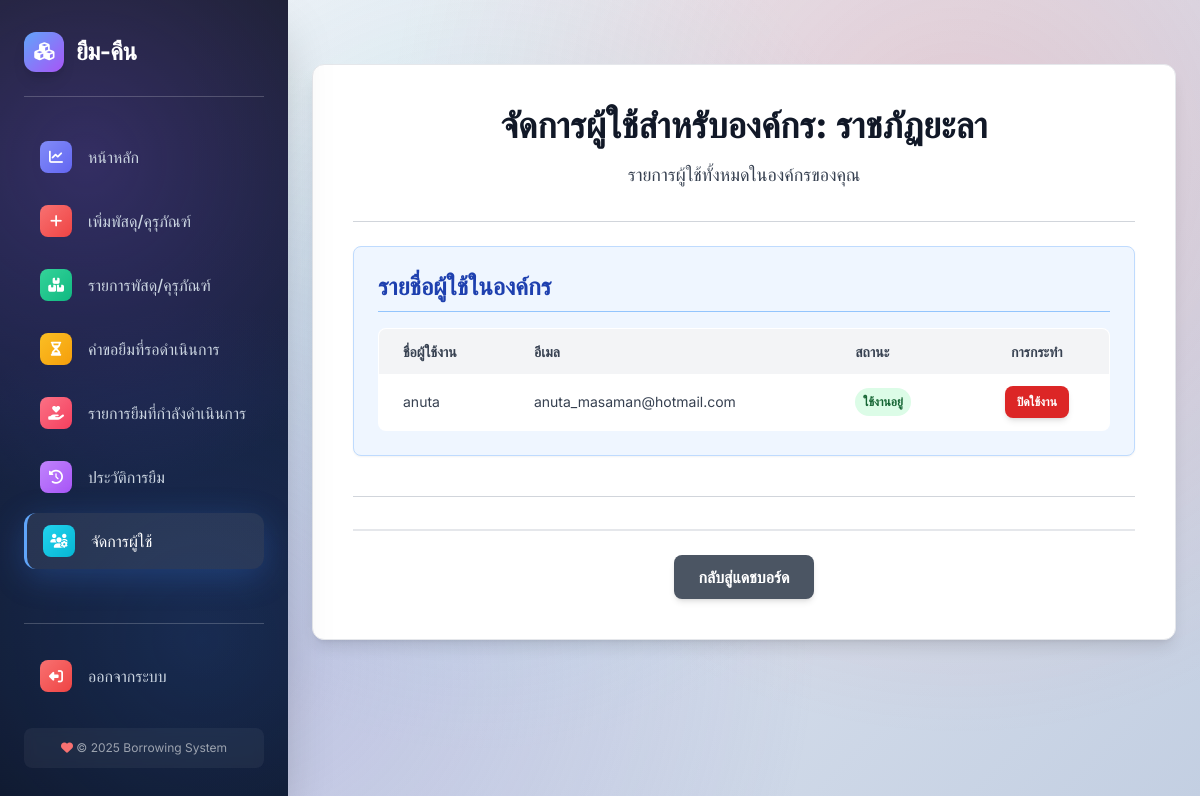
The page /org/users/ (signed in) on the database as committed earlier.
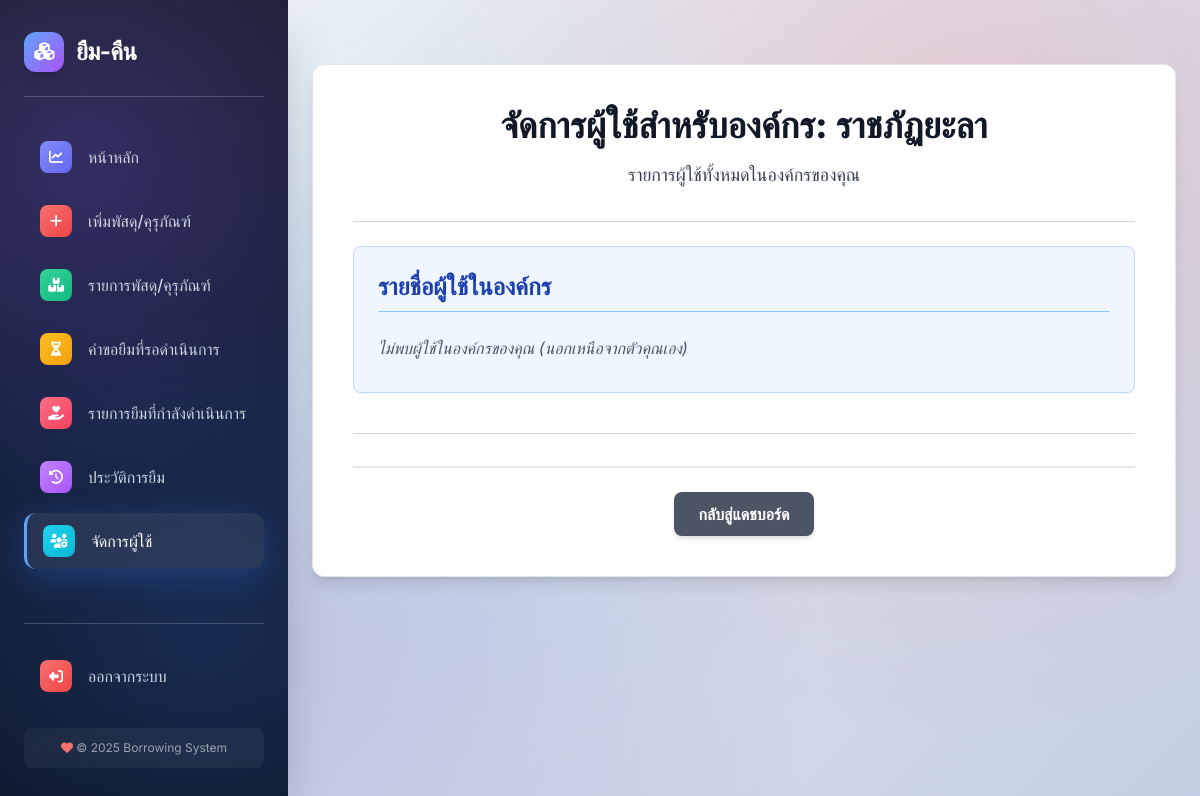
The same page on the database as committed later.
### users/models.py (models this page shows, shortened)
class Organization(models.Model):
    name = models.CharField(max_length=255, unique=True, verbose_name="ชื่อองค์กร")
    address = models.TextField(verbose_name="ที่อยู่")
    business_type = models.CharField(max_length=255, verbose_name="ประเภทธุรกิจ", blank=True, null=True)
    logo = models.ImageField(upload_to='org_logos/', blank=True, null=True)
    class Meta:
        verbose_name = "องค์กร"
        verbose_name_plural = "องค์กร"

class CustomUser(AbstractUser):
    organization = models.ForeignKey(Organization, on_delete=models.SET_NULL, null=True, blank=True, verbose_name="องค์กร")
    is_org_admin = models.BooleanField(default=False, verbose_name="ผู้ดูแลองค์กร")
    is_platform_admin = models.BooleanField(default=False, verbose_name="ผู้ดูแลแพลตฟอร์ม")
    phone_number = models.CharField(max_length=20, blank=True, null=True)
    profile_image = models.ImageField(upload_to='profiles/', blank=True, null=True)  # << เพิ่มบรรทัดนี้
    class Meta:
        verbose_name = "ผู้ใช้งาน"
        verbose_name_plural = "ผู้ใช้งาน"

### users/views.py (the view)
# urls.py: path('org/users/', views.manage_organization_users, name='manage_organization_users'),
@login_required
def manage_organization_users(request):
    if not request.user.is_org_admin:
        messages.error(request, "คุณไม่มีสิทธิ์จัดการผู้ใช้")
        return redirect('dashboard')
    organization = request.user.organization
    organization_users = CustomUser.objects.filter(
        organization=organization
    ).exclude(id=request.user.id).order_by('username')
    context = {
        'organization_name': organization.name,
        'organization_users': organization_users
    }
    return render(request, 'users/manage_organization_users.html', context)

### users/context_processors.py (called while the page is built)
def unread_notifications_count(request):
    if request.user.is_authenticated:
        count = Notification.objects.filter(user=request.user, is_read=False).count()
        return {'unread_notifications_count': count}
    return {'unread_notifications_count': 0} # หากผู้ใช้ยังไม่ได้ล็อกอิน ให้ส่ง 0

### users/templates/users/manage_organization_users.html (shortened to what this page needs)
{% extends 'users/base.html' %}
{% block content %}
<div class="bg-white p-6 md:p-8 lg:p-10 rounded-xl shadow-lg max-w-4xl mx-auto my-8 border border-gray-200">
    <h1 class="text-3xl md:text-4xl font-extrabold text-gray-900 mb-4 text-center">จัดการผู้ใช้สำหรับองค์กร: {{ organization_name }}</h1>
    <p class="text-gray-700 mb-8 text-center text-lg">รายการผู้ใช้ทั้งหมดในองค์กรของคุณ</p>
    <hr class="my-6 border-gray-300">
    <div class="mb-10 p-6 bg-blue-50 rounded-lg shadow-sm border border-blue-200">
        <h2 class="text-2xl font-bold text-blue-800 mb-4 border-b pb-2 border-blue-300">รายชื่อผู้ใช้ในองค์กร</h2>
        {% if organization_users %}
            <div class="overflow-x-auto">
                <table class="min-w-full bg-white rounded-lg overflow-hidden border border-gray-200">
                    <thead>
                        <tr class="bg-gray-100 text-gray-700 uppercase text-sm leading-normal">
                            <th class="py-3 px-6 text-left font-semibold">ชื่อผู้ใช้งาน</th>
                            <th class="py-3 px-6 text-left font-semibold">อีเมล</th>
                            <th class="py-3 px-6 text-left font-semibold">สถานะ</th>
                            <th class="py-3 px-6 text-center font-semibold">การกระทำ</th>
                        </tr>
                    </thead>
                    <tbody class="text-gray-700 text-sm">
                        {% for user_obj in organization_users %}
                            <tr class="border-b border-gray-200 hover:bg-gray-50 transition duration-150 ease-in-out">
                                <td class="py-3 px-6 text-left whitespace-nowrap">{{ user_obj.username }}</td>
                                <td class="py-3 px-6 text-left">{{ user_obj.email }}</td>
                                <td class="py-3 px-6 text-left">
                                    {% if user_obj.is_active %}
                                        <span class="px-2 py-1 inline-flex text-xs leading-5 font-semibold rounded-full bg-green-100 text-green-800">ใช้งานอยู่</span>
                                    {% else %}
                                        <span class="px-2 py-1 inline-flex text-xs leading-5 font-semibold rounded-full bg-red-100 text-red-800">ปิดใช้งาน</span>
                                    {% endif %}
                                </td>
                                <td class="py-3 px-6 text-center flex justify-center items-center space-x-2">
                                    {% if user_obj.is_active %}
                                        <a href="{% url 'deactivate_user' user_obj.id %}" class="bg-red-600 hover:bg-red-700 text-white text-xs font-semibold py-2 px-3 rounded-lg transition duration-300 transform hover:scale-105 shadow-md">ปิดใช้งาน</a>
                                    {% else %}
                                        <a href="{% url 'activate_user' user_obj.id %}" class="bg-green-600 hover:bg-green-700 text-white text-xs font-semibold py-2 px-3 rounded-lg transition duration-300 transform hover:scale-105 shadow-md">เปิดใช้งาน</a>
                                    {% endif %}
                                </td>
                            </tr>
                        {% endfor %}
                    </tbody>
                </table>
            </div>
        {% else %}
            <p class="text-gray-600 italic py-2">ไม่พบผู้ใช้ในองค์กรของคุณ (นอกเหนือจากตัวคุณเอง)</p>
        {% endif %}
    </div>
    <hr class="my-6 border-gray-300">
    <div class="mt-8 pt-6 border-t-2 border-gray-200 flex flex-wrap gap-4 justify-center">
        <a href="{% url 'dashboard' %}" class="bg-gray-600 hover:bg-gray-700 text-white font-semibold py-2.5 px-6 rounded-lg transition duration-300 transform hover:scale-105 shadow-md">กลับสู่แดชบอร์ด</a>
    </div>
</div>
{% endblock content %}

Rows that differ between the two databases and show on the page:
removed CustomUser: username "anuta", email "anuta_masaman@hotmail.com", is_active "ใช้งานอยู่"
Other text that changed with them:
text no longer shown: "ชื่อผู้ใช้งาน อีเมล สถานะ การกระทำ"
text now shown: "ไม่พบผู้ใช้ในองค์กรของคุณ (นอกเหนือจากตัวคุณเอง)"
